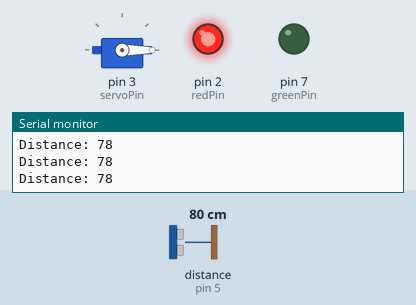
Recording of a sketch running on a simulated Arduino Uno, built with avr-gcc and run on an emulated ATmega328P. On the bench: servo, output pins drawn as LEDs (lit = HIGH), the last lines printed to the serial monitor. Wiring (inferred from the names in the program): ultrasonic range finder: trigger pin 4; echo pin 5. The test bench sets the inputs (shaded band); at power-on: distance to the obstacle (sensor on pin 5) 80 cm. The echo pulse lasts 58.3 µs per cm; pins used as bus, display or sensor lines are not drawn.

Above: at 1.2 s.
1.3 s: distance to the obstacle (sensor on pin 5) set to 35 cm
2.8 s: distance to the obstacle (sensor on pin 5) set to 27 cm
At 3.6 s:
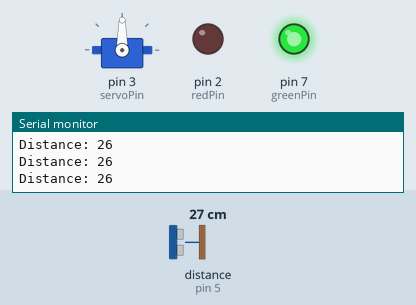
4.3 s: distance to the obstacle (sensor on pin 5) set to 60 cm
At 4.8 s:
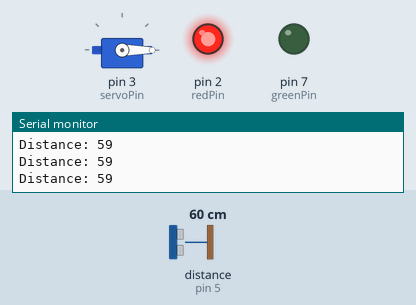
5.8 s: distance to the obstacle (sensor on pin 5) set to 18 cm
At 7.1 s:
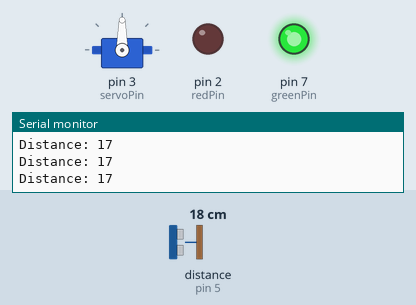
Timing chart, 0 to 8.8 s (numbered marks = the images above; inputs shaded):
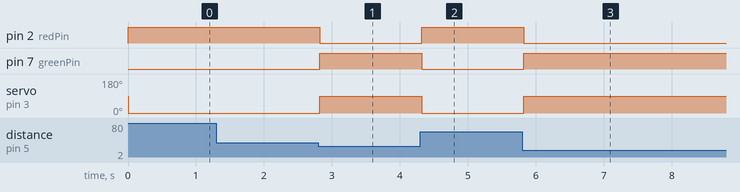

The sketch:

code.ino
```cpp
#include <Servo.h>
int servoPin = 3;
Servo Servo1;
const int trigPin = 4;
const int echoPin = 5;
long duration;
int distance;
int redPin= 2;
int greenPin = 7;

void setup() {
pinMode(trigPin, OUTPUT);
pinMode(echoPin, INPUT);
Serial.begin(9600);
pinMode(redPin, OUTPUT);
digitalWrite(redPin,LOW);
pinMode(greenPin, OUTPUT);
digitalWrite(greenPin,LOW);
Servo1.attach(servoPin);
}

void loop() {
digitalWrite(trigPin, LOW);
delayMicroseconds(2);
digitalWrite(trigPin, HIGH);
delayMicroseconds(10);
digitalWrite(trigPin, LOW);
duration = pulseIn(echoPin, HIGH);
distance= duration*0.034/2;
Serial.print("Distance: ");
Serial.println(distance);
  if (distance < 30) {
    digitalWrite(greenPin,HIGH);
    Servo1.write(90);
  }
  else{
    digitalWrite(greenPin,LOW);
    Servo1.write(0);
  }
  if (distance >= 30) {
    digitalWrite(redPin,HIGH);
  }
  else{
    digitalWrite(redPin,LOW);
  }
}
void setColor(int redValue, int greenValue) {
  analogWrite(redPin, redValue);
  analogWrite(greenPin, greenValue);
}
```

Measured:
- the behaviour switches between 31 and 30 cm on distance to the obstacle (sensor on pin 5) (found by bisection; images 0 and 1)
- after the input at 2.8 s, pin 2 (redPin): HIGH → LOW at once; pin 7 (greenPin): LOW → HIGH at once; servo on pin 3 (servoPin): 0° → 90° at once
- after the input at 4.3 s, pin 2 (redPin): LOW → HIGH at once; pin 7 (greenPin): HIGH → LOW at once; servo on pin 3 (servoPin): 90° → 0° at once
- after the input at 5.8 s, pin 2 (redPin): HIGH → LOW at once; pin 7 (greenPin): LOW → HIGH at once; servo on pin 3 (servoPin): 0° → 90° at once
